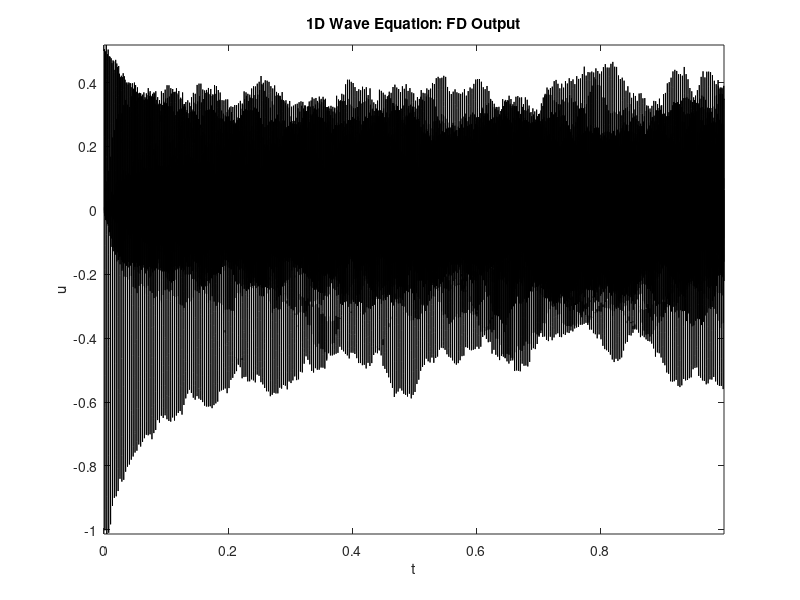

Write MATLAB code to recreate this figure.
% matlab script waveeq1dfd.m
% finite difference scheme for the 1D wave equation 
% fixed boundary conditions
% raised cosine initial conditions

%%%%%% begin global parameters

SR = 44100;                 % sample rate (Hz)
f0 = 330;                   % fundamental frequency (Hz)
TF = 1;                     % duration of simulation (s)
ctr = 0.7; wid = 0.1;       % center location/width of excitation
u0 = 1; v0 = 0;             % maximum initial displacement/velocity
rp = 0.3;                   % position of readout (0-1)
lambda = 1;                 % Courant number

%%%%%% end global parameters

% begin derived parameters

gamma = 2*f0;               % wave equation free parameter
k = 1/SR;                   % time step
NF = floor(SR*TF);          % duration of simulation (samples)

% stability condition/scheme parameters

h = gamma*k/lambda; N = floor(1/h); h = 1/N; lambda = gamma*k/h;
s0 = 2*(1-lambda^2); s1 = lambda^2;

% readout interpolation parameters

rp_int = 1+floor(N*rp);     % rounded grid index for readout 
rp_frac = 1+rp/h-rp_int;    % fractional part of readout location

% create raised cosine

xax = [0:N]'*h;
ind = sign(max(-(xax-ctr-wid/2).*(xax-ctr+wid/2),0));
rc = 0.5*ind.*(1+cos(2*pi*(xax-ctr)/wid));

% initialize grid functions and output

u2 = u0*rc; u1 = (u0+k*v0)*rc; u = zeros(N+1,1); out = zeros(NF,1); 

%%%%%% start main loop

for n=3:NF
  u(2:N) = -u2(2:N)+s0*u1(2:N)+s1*(u1(1:N-1)+u1(3:N+1)); % scheme calculation
  out(n) = (1-rp_frac)*u(rp_int)+rp_frac*u(rp_int+1); % readout
  u2 = u1; u1 = u; % update of grid variables
end

%%%%%% end main loop

% plot output waveform

plot([0:NF-1]*k, out, 'k');
xlabel('t'); ylabel('u'); title('1D Wave Equation: FD Output'); 
axis tight

% play sound

soundsc(out,SR);



